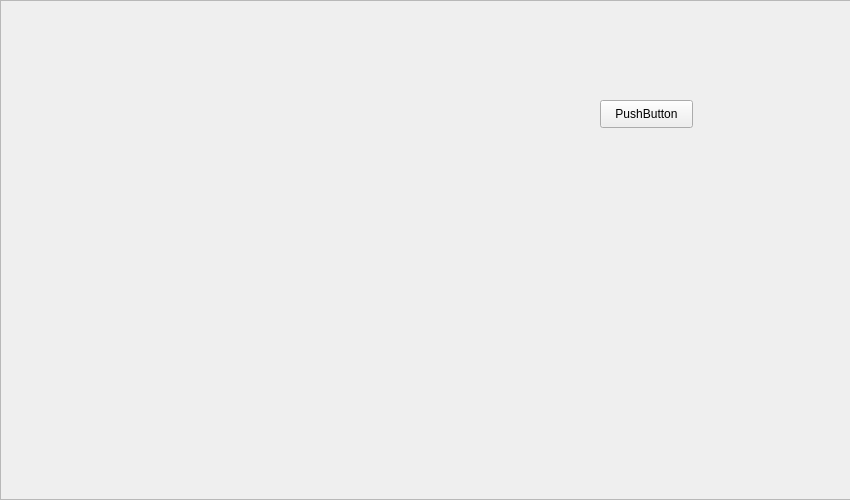
<?xml version="1.0" encoding="UTF-8"?>
<ui version="4.0">
 <class>zhujiemian</class>
 <widget class="QDialog" name="zhujiemian">
  <property name="geometry">
   <rect>
    <x>0</x>
    <y>0</y>
    <width>850</width>
    <height>500</height>
   </rect>
  </property>
  <property name="windowTitle">
   <string>Dialog</string>
  </property>
  <widget class="QFrame" name="frame">
   <property name="geometry">
    <rect>
     <x>0</x>
     <y>0</y>
     <width>851</width>
     <height>500</height>
    </rect>
   </property>
   <property name="styleSheet">
    <string notr="true">background-image: url(:/new/prefix1/zhujiemian.jpg);</string>
   </property>
   <property name="frameShape">
    <enum>QFrame::StyledPanel</enum>
   </property>
   <property name="frameShadow">
    <enum>QFrame::Raised</enum>
   </property>
   <widget class="QPushButton" name="kai_button">
    <property name="geometry">
     <rect>
      <x>470</x>
      <y>250</y>
      <width>93</width>
      <height>91</height>
     </rect>
    </property>
    <property name="styleSheet">
     <string notr="true">background:transparent;</string>
    </property>
    <property name="text">
     <string/>
    </property>
    <property name="flat">
     <bool>true</bool>
    </property>
   </widget>
   <widget class="QLabel" name="carema_label">
    <property name="geometry">
     <rect>
      <x>70</x>
      <y>50</y>
      <width>320</width>
      <height>201</height>
     </rect>
    </property>
    <property name="styleSheet">
     <string notr="true">background:transparent;</string>
    </property>
    <property name="text">
     <string/>
    </property>
   </widget>
   <widget class="QPushButton" name="guan_button">
    <property name="geometry">
     <rect>
      <x>710</x>
      <y>260</y>
      <width>81</width>
      <height>71</height>
     </rect>
    </property>
    <property name="styleSheet">
     <string notr="true">background:transparent;</string>
    </property>
    <property name="text">
     <string/>
    </property>
    <property name="flat">
     <bool>true</bool>
    </property>
   </widget>
   <widget class="QPushButton" name="add_button">
    <property name="geometry">
     <rect>
      <x>600</x>
      <y>260</y>
      <width>71</width>
      <height>61</height>
     </rect>
    </property>
    <property name="styleSheet">
     <string notr="true">background:transparent;</string>
    </property>
    <property name="text">
     <string/>
    </property>
    <property name="flat">
     <bool>true</bool>
    </property>
   </widget>
   <widget class="QPushButton" name="see_button">
    <property name="geometry">
     <rect>
      <x>600</x>
      <y>100</y>
      <width>93</width>
      <height>28</height>
     </rect>
    </property>
    <property name="text">
     <string>PushButton</string>
    </property>
   </widget>
  </widget>
 </widget>
 <resources/>
 <connections/>
</ui>
